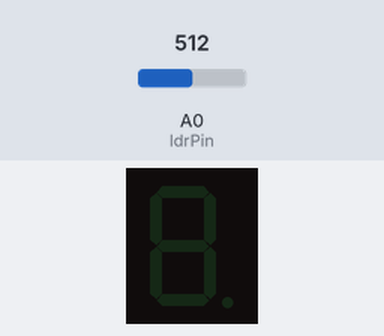
The sketch below on a simulated Arduino Uno, built with avr-gcc and run on an emulated ATmega328P. On the bench: 1-digit seven-segment display. Wiring (inferred from the names in the program): 1-digit 7-segment display, segments lit when HIGH: segments pin 1, pin 2, pin 3, pin 4, pin 5, pin 6, pin 7. Inputs (shaded band) come from the test bench; at power-on: A0 (ldrPin) = 512. The segment pins are drawn as the display they are named for.

Above: at 1.8 s.
1.9 s: A0 (ldrPin) set to 349
3.4 s: A0 (ldrPin) set to 328
At 4.3 s:
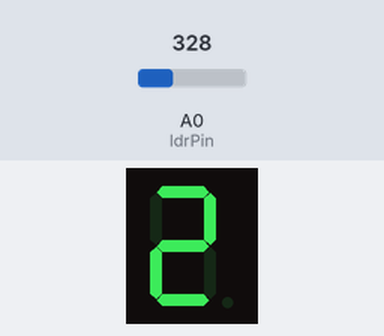
5.5 s: A0 (ldrPin) set to 234
7.2 s: A0 (ldrPin) set to 214
At 8.5 s:
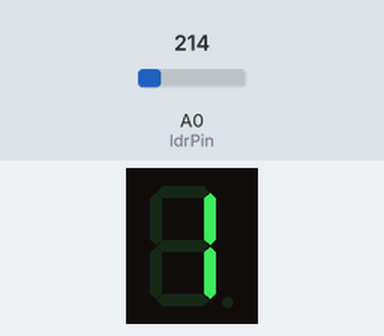
9.5 s: A0 (ldrPin) set to 124
11.2 s: A0 (ldrPin) set to 103
At 12.8 s:
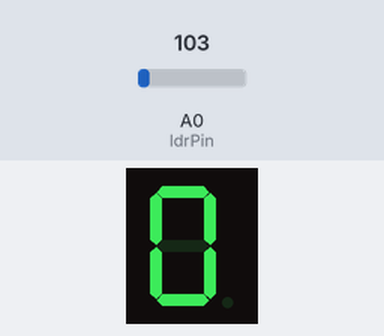
Timing chart, 0 to 14.3 s (numbered marks = the images above; inputs shaded):
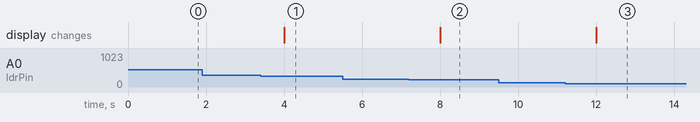

The sketch:

9.2Ldr_display.ino
```cpp
const int ldrPin = A0;
const int displayPins[7] = {1, 2, 3, 4, 5, 6, 7};  // Cambia estos pines según tu configuración

void setup() {
  pinMode(ldrPin, INPUT);

  for (int i = 0; i < 7; i++)
  {
    pinMode(displayPins[i], OUTPUT);
    digitalWrite(displayPins[i], LOW);
  }
}

void Display(int va, int vb, int vc, int vd, int ve, int vf, int vg)
{
  digitalWrite(displayPins[0], va);
  digitalWrite(displayPins[1], vb);
  digitalWrite(displayPins[2], vc);
  digitalWrite(displayPins[3], vd);
  digitalWrite(displayPins[4], ve);
  digitalWrite(displayPins[5], vf);
  digitalWrite(displayPins[6], vg);
}

byte numeros[10][7] =
{
  {1, 1, 1, 1, 1, 1, 0}, // 0
  {0, 1, 1, 0, 0, 0, 0}, // 1
  {1, 1, 0, 1, 1, 0, 1}, // 2
  // Agrega las definiciones para los números restantes
};

void loop()
{
  int valorLDR = analogRead(ldrPin);
  int minLDR = 0;
  int maxLDR = 1023;
  valorLDR = constrain(valorLDR, minLDR, maxLDR);

  // Mapea el valor LDR al rango de 0 a 9
  int valorAleatorio = map(valorLDR, minLDR, maxLDR, 0, 9);

  // Muestra el número en el display
  Display(numeros[valorAleatorio][0], numeros[valorAleatorio][1], numeros[valorAleatorio][2],
          numeros[valorAleatorio][3], numeros[valorAleatorio][4], numeros[valorAleatorio][5],
          numeros[valorAleatorio][6]);

  delay(1000);  // Ajusta el tiempo de visualización según tus necesidades
}
```

Measured:
- after the input at 1.9 s, every drawn part: stays the same
- after the input at 3.4 s, the display: changes after 0.60 s (image 1)
- after the input at 5.5 s, every drawn part: stays the same
- after the input at 7.2 s, the display: changes after 0.80 s (image 2)
- after the input at 9.5 s, every drawn part: stays the same
- after the input at 11.2 s, the display: changes after 0.80 s (image 3)
